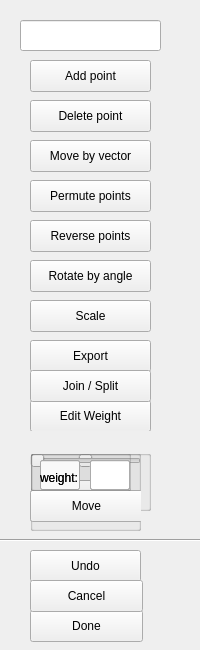
<?xml version="1.0" encoding="UTF-8"?>
<ui version="4.0">
 <class>curveEditPanel</class>
 <widget class="QWidget" name="curveEditPanel">
  <property name="geometry">
   <rect>
    <x>0</x>
    <y>0</y>
    <width>200</width>
    <height>650</height>
   </rect>
  </property>
  <property name="windowTitle">
   <string>Form</string>
  </property>
  <widget class="QPushButton" name="rotateCurveButton">
   <property name="geometry">
    <rect>
     <x>30</x>
     <y>260</y>
     <width>121</width>
     <height>32</height>
    </rect>
   </property>
   <property name="text">
    <string>Rotate by angle</string>
   </property>
  </widget>
  <widget class="QGroupBox" name="scaleCurveBox">
   <property name="geometry">
    <rect>
     <x>30</x>
     <y>450</y>
     <width>121</width>
     <height>61</height>
    </rect>
   </property>
   <property name="title">
    <string/>
   </property>
   <property name="flat">
    <bool>true</bool>
   </property>
   <widget class="QPushButton" name="scaleDoneButton">
    <property name="geometry">
     <rect>
      <x>20</x>
      <y>30</y>
      <width>71</width>
      <height>32</height>
     </rect>
    </property>
    <property name="text">
     <string>Done</string>
    </property>
   </widget>
   <widget class="QSlider" name="scaleSlider">
    <property name="geometry">
     <rect>
      <x>0</x>
      <y>0</y>
      <width>111</width>
      <height>22</height>
     </rect>
    </property>
    <property name="sliderPosition">
     <number>50</number>
    </property>
    <property name="orientation">
     <enum>Qt::Horizontal</enum>
    </property>
   </widget>
  </widget>
  <widget class="QGroupBox" name="rotateCurveBox">
   <property name="geometry">
    <rect>
     <x>30</x>
     <y>450</y>
     <width>121</width>
     <height>61</height>
    </rect>
   </property>
   <property name="title">
    <string/>
   </property>
   <property name="flat">
    <bool>true</bool>
   </property>
   <widget class="QPushButton" name="rotateDoneButton">
    <property name="geometry">
     <rect>
      <x>20</x>
      <y>30</y>
      <width>71</width>
      <height>32</height>
     </rect>
    </property>
    <property name="text">
     <string>Done</string>
    </property>
   </widget>
   <widget class="QSlider" name="rotationSlider">
    <property name="geometry">
     <rect>
      <x>0</x>
      <y>0</y>
      <width>111</width>
      <height>22</height>
     </rect>
    </property>
    <property name="orientation">
     <enum>Qt::Horizontal</enum>
    </property>
   </widget>
  </widget>
  <widget class="QPushButton" name="addPointButton">
   <property name="geometry">
    <rect>
     <x>30</x>
     <y>60</y>
     <width>121</width>
     <height>32</height>
    </rect>
   </property>
   <property name="text">
    <string>Add point</string>
   </property>
  </widget>
  <widget class="QPushButton" name="permutePointsButton">
   <property name="geometry">
    <rect>
     <x>30</x>
     <y>180</y>
     <width>121</width>
     <height>32</height>
    </rect>
   </property>
   <property name="text">
    <string>Permute points</string>
   </property>
  </widget>
  <widget class="QGroupBox" name="editWeightBox">
   <property name="geometry">
    <rect>
     <x>30</x>
     <y>400</y>
     <width>121</width>
     <height>31</height>
    </rect>
   </property>
   <property name="title">
    <string/>
   </property>
   <property name="flat">
    <bool>true</bool>
   </property>
   <widget class="QPushButton" name="editWeightButton">
    <property name="geometry">
     <rect>
      <x>0</x>
      <y>0</y>
      <width>121</width>
      <height>32</height>
     </rect>
    </property>
    <property name="text">
     <string>Edit Weight</string>
    </property>
   </widget>
  </widget>
  <widget class="QLineEdit" name="curveName">
   <property name="enabled">
    <bool>true</bool>
   </property>
   <property name="geometry">
    <rect>
     <x>20</x>
     <y>20</y>
     <width>141</width>
     <height>31</height>
    </rect>
   </property>
  </widget>
  <widget class="QPushButton" name="undoButton">
   <property name="geometry">
    <rect>
     <x>30</x>
     <y>550</y>
     <width>111</width>
     <height>32</height>
    </rect>
   </property>
   <property name="text">
    <string>Undo</string>
   </property>
  </widget>
  <widget class="QPushButton" name="exportCurveButton">
   <property name="geometry">
    <rect>
     <x>30</x>
     <y>340</y>
     <width>121</width>
     <height>32</height>
    </rect>
   </property>
   <property name="text">
    <string>Export</string>
   </property>
  </widget>
  <widget class="QPushButton" name="deletePointButton">
   <property name="geometry">
    <rect>
     <x>30</x>
     <y>100</y>
     <width>121</width>
     <height>32</height>
    </rect>
   </property>
   <property name="text">
    <string>Delete point</string>
   </property>
  </widget>
  <widget class="QGroupBox" name="addPointBox">
   <property name="geometry">
    <rect>
     <x>30</x>
     <y>450</y>
     <width>111</width>
     <height>81</height>
    </rect>
   </property>
   <property name="title">
    <string/>
   </property>
   <property name="flat">
    <bool>true</bool>
   </property>
   <widget class="QLineEdit" name="addXPos">
    <property name="geometry">
     <rect>
      <x>10</x>
      <y>10</y>
      <width>40</width>
      <height>30</height>
     </rect>
    </property>
    <property name="inputMethodHints">
     <set>Qt::ImhNone</set>
    </property>
   </widget>
   <widget class="QLineEdit" name="addYPos">
    <property name="geometry">
     <rect>
      <x>60</x>
      <y>10</y>
      <width>40</width>
      <height>30</height>
     </rect>
    </property>
    <property name="inputMethodHints">
     <set>Qt::ImhNone</set>
    </property>
   </widget>
   <widget class="QPushButton" name="addButton">
    <property name="geometry">
     <rect>
      <x>0</x>
      <y>40</y>
      <width>113</width>
      <height>32</height>
     </rect>
    </property>
    <property name="text">
     <string>Add</string>
    </property>
   </widget>
  </widget>
  <widget class="QGroupBox" name="vectorMoveBox">
   <property name="geometry">
    <rect>
     <x>30</x>
     <y>450</y>
     <width>111</width>
     <height>81</height>
    </rect>
   </property>
   <property name="title">
    <string/>
   </property>
   <property name="flat">
    <bool>true</bool>
   </property>
   <widget class="QLineEdit" name="xPos">
    <property name="geometry">
     <rect>
      <x>10</x>
      <y>10</y>
      <width>40</width>
      <height>30</height>
     </rect>
    </property>
    <property name="inputMethodHints">
     <set>Qt::ImhNone</set>
    </property>
   </widget>
   <widget class="QLineEdit" name="yPos">
    <property name="geometry">
     <rect>
      <x>60</x>
      <y>10</y>
      <width>40</width>
      <height>30</height>
     </rect>
    </property>
    <property name="inputMethodHints">
     <set>Qt::ImhNone</set>
    </property>
   </widget>
   <widget class="QPushButton" name="moveButton">
    <property name="geometry">
     <rect>
      <x>0</x>
      <y>40</y>
      <width>113</width>
      <height>32</height>
     </rect>
    </property>
    <property name="text">
     <string>Move</string>
    </property>
   </widget>
  </widget>
  <widget class="QPushButton" name="vectorMoveButton">
   <property name="geometry">
    <rect>
     <x>30</x>
     <y>140</y>
     <width>121</width>
     <height>32</height>
    </rect>
   </property>
   <property name="text">
    <string>Move by vector</string>
   </property>
  </widget>
  <widget class="QPushButton" name="scaleCurveButton">
   <property name="geometry">
    <rect>
     <x>30</x>
     <y>300</y>
     <width>121</width>
     <height>32</height>
    </rect>
   </property>
   <property name="text">
    <string>Scale</string>
   </property>
  </widget>
  <widget class="QGroupBox" name="weightBox">
   <property name="geometry">
    <rect>
     <x>30</x>
     <y>450</y>
     <width>101</width>
     <height>41</height>
    </rect>
   </property>
   <property name="title">
    <string/>
   </property>
   <property name="flat">
    <bool>true</bool>
   </property>
   <widget class="QLineEdit" name="weightVal">
    <property name="geometry">
     <rect>
      <x>60</x>
      <y>10</y>
      <width>40</width>
      <height>30</height>
     </rect>
    </property>
    <property name="inputMethodHints">
     <set>Qt::ImhNone</set>
    </property>
   </widget>
   <widget class="QLabel" name="weightLabel">
    <property name="geometry">
     <rect>
      <x>10</x>
      <y>20</y>
      <width>60</width>
      <height>16</height>
     </rect>
    </property>
    <property name="text">
     <string>weight:</string>
    </property>
   </widget>
  </widget>
  <widget class="QPushButton" name="doneButton">
   <property name="geometry">
    <rect>
     <x>30</x>
     <y>610</y>
     <width>113</width>
     <height>32</height>
    </rect>
   </property>
   <property name="text">
    <string>Done</string>
   </property>
  </widget>
  <widget class="QPushButton" name="reverseCurveButton">
   <property name="geometry">
    <rect>
     <x>30</x>
     <y>220</y>
     <width>121</width>
     <height>32</height>
    </rect>
   </property>
   <property name="text">
    <string>Reverse points</string>
   </property>
  </widget>
  <widget class="QPushButton" name="cancelButton">
   <property name="geometry">
    <rect>
     <x>30</x>
     <y>580</y>
     <width>113</width>
     <height>32</height>
    </rect>
   </property>
   <property name="text">
    <string>Cancel</string>
   </property>
  </widget>
  <widget class="QPushButton" name="joinSplitButton">
   <property name="geometry">
    <rect>
     <x>30</x>
     <y>370</y>
     <width>121</width>
     <height>32</height>
    </rect>
   </property>
   <property name="text">
    <string>Join / Split</string>
   </property>
  </widget>
  <widget class="QGroupBox" name="editWeightValBox">
   <property name="geometry">
    <rect>
     <x>30</x>
     <y>450</y>
     <width>101</width>
     <height>41</height>
    </rect>
   </property>
   <property name="title">
    <string/>
   </property>
   <property name="flat">
    <bool>true</bool>
   </property>
   <widget class="QLineEdit" name="editWeightVal">
    <property name="geometry">
     <rect>
      <x>60</x>
      <y>10</y>
      <width>40</width>
      <height>30</height>
     </rect>
    </property>
    <property name="inputMethodHints">
     <set>Qt::ImhNone</set>
    </property>
   </widget>
   <widget class="QLabel" name="editWeightLabel">
    <property name="geometry">
     <rect>
      <x>10</x>
      <y>20</y>
      <width>60</width>
      <height>16</height>
     </rect>
    </property>
    <property name="text">
     <string>weight:</string>
    </property>
   </widget>
  </widget>
  <widget class="Line" name="line">
   <property name="geometry">
    <rect>
     <x>-50</x>
     <y>530</y>
     <width>291</width>
     <height>20</height>
    </rect>
   </property>
   <property name="orientation">
    <enum>Qt::Horizontal</enum>
   </property>
  </widget>
 </widget>
 <resources/>
 <connections/>
</ui>
